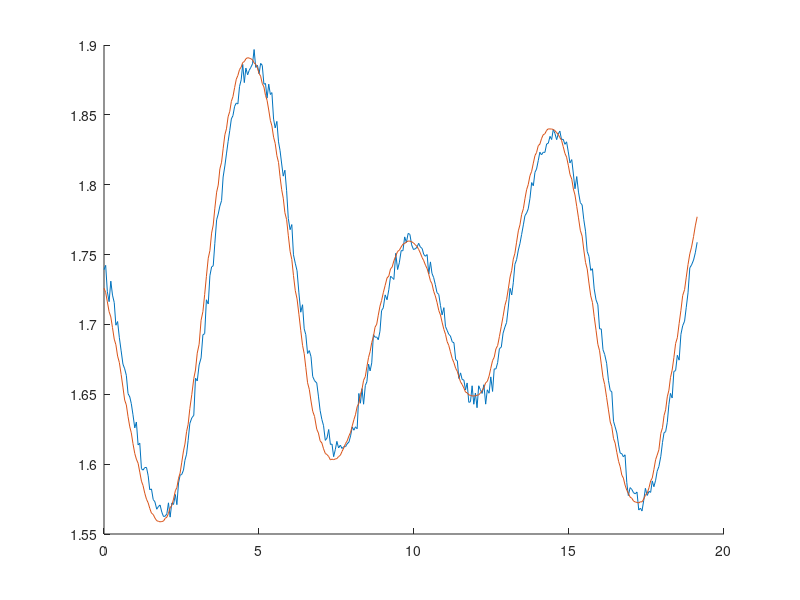

This figure's MATLAB source: (Note: this script raises an error after producing the figure.)
clear; clc;
%v_pos_dist = importdata("log_v_pos_dist.txt");
%v_vel_dist = importdata("log_v_vel_dist.txt");
%v_vel_dist_lp = importdata("log_v_vel_dist_lp.txt");
%v_pos_dist = importdata("log_v_pos_dist_3_wave.txt");
%v_vel_dist = importdata("log_v_vel_dist_3_wave.txt");
%v_vel_dist_lp = importdata("log_v_vel_dist_lp_3_wave.txt");
%v_vel_aruco = importdata("log_v_vel_aruco_3_wave.txt");
%v_land = importdata("log_v_good_land.txt");
% v_pitch = importdata("log_pitch.txt");
% v_dist = importdata("log_dist.txt");
% v_roll = importdata("log_roll.txt");
% dist_test = importdata("dist_test_no_movement.txt");
% xy_cor = importdata("xy_cor_pic.txt");
dist_motion = importdata("dist_motion_no_delay.txt")
x = importdata("log_x.txt");
%x(:,1) = [];
%v(:,1) = [];
%x(1:10,:) = [];
%v(1,:) = [];
%dist_test(1:50,:)=[]

% figure(1)
% subplot(2,3,1)
% plot(x(:,1)-5)
% hold on;
% plot(x(:,3))
% title('altitude drone')
% subplot(2,3,2)
% plot(x(:,2))
% title('velocity drone')
% subplot(2,3,3)
% plot(x(:,3))
% title('altitude ship')
% subplot(2,3,4)
% plot(x(:,4))
% title('velocity ship')
% subplot(2,3,5)
% plot(x(:,5))
% title('acceleration ship')
% figure(1)
% hold on;
% plot(v_pitch(:,5), v_pitch(:,1)) %Roll gt
% plot(v_pitch(:,5), v_pitch(:,3)-pi) %Roll est
% 
% figure(2)
% hold on;
% 
% 
% plot(v_pitch(:,5), v_pitch(:,2)) %Pitch gt
% plot(v_pitch(:,5), -v_pitch(:,4)- v_pitch(:,7)-0.013) %Pitch est
% %plot(v_pitch(:,5), v_pitch(:,8)/20) %Ship alt
% ylabel({'Angle [Radians]'});
% xlabel({'Time [s]'});
% title({'Pitch estimation with ground truth'});

%FFT
% Y = fft(v_pitch(:,4));
% L = 752;
% Fs = 12
% P2 = abs(Y/L);
% P1 = P2(1:L/2+1);
% P1(2:end-1) = 2*P1(2:end-1);
% figure (11)
% f = Fs*(0:(L/2))/L;
% plot(f,P1) 
% title('Single-Sided Amplitude Spectrum of X(t)')
% xlabel('f (Hz)')
% ylabel('|P1(f)|')


% figure(3)
% plot(v_vel_dist(:,1))
% hold on;
% plot(v_vel_dist(:,2)-1.4)

% figure(4)
% plot(v_pos_dist(:,3)-5)
% hold on;
% plot(v_vel_dist(:,3)-5)
% plot(v_vel_dist_lp(:,3)-5)
% xlim([0 800])
% legend('dist pos cont', 'dist vel cont', 'dist vel cont lp')
% 
% figure(5)
% plot(v_vel_aruco(:,3)-5)
% hold on;
% plot(v_vel_aruco(:,4)-5)
% plot(v_vel_aruco(:,4)-v_vel_aruco(:,3))
% xlim([0 800])
% legend('dist aruco', 'dist ground truth', 'dist diff')
% figure(6)
% plot(v_vel_aruco(:,1))
% hold on;
% plot(v_vel_aruco(:,2)-1.4)
% legend('drone pos', 'ship pos')

% figure(7)
% plot(v_vel(:,4), v_vel(:,1)-1.12-(4-1.12))
% hold on
% plot(v_vel(:,4), v_vel(:,2))

% figure(8)
% plot(v_land(:,1))
% hold on;
% plot(v_land(:,2)-6)
% legend('drone pos', 'ship pos')

% figure(9)
% plot(v_dist(:,4), v_dist(:,2))
% hold on;
% plot(v_dist(:,4), v_dist(:,3))
% ylabel({'Distance [m]'});
% xlabel({'Time [s]'});
% title({'Measurement of distance between ship and drone using aruco marker'});
% 
% avg_error = mean(abs(v_dist(:,2)-v_dist(:,3)))
% std_error = std(v_dist(:,2)-v_dist(:,3))

% figure(10)
% hold on;
% plot(v_roll(:,4),v_roll(:,1)-0.3)
% plot(v_roll(:,4), v_roll(:,2)-pi) %Roll est
% 
% max_error = max(abs(v_roll(:,2)-pi+0.3))

% figure(11)
% hold on;
% plot(dist_test(:,3), dist_test(:,1)+0.17) %Distance aruco marker
% plot(dist_test(:,3), dist_test(:,2)) %Drones own position
% 
% figure (12)
% hold on;
% plot(xy_cor(:,3)-xy_cor(1,3), xy_cor(:,1)) %X_cor from aruco
% plot(xy_cor(:,3)-xy_cor(1,3), xy_cor(:,2)) %y_cor from aruco
% plot(xy_cor(:,3)-xy_cor(1,3), xy_cor(:,4)) %x_pos drone
% plot(xy_cor(:,3)-xy_cor(1,3), xy_cor(:,5)) %y_pos drone

figure(13)
hold on;
plot(dist_motion(:,3)-dist_motion(1,3), dist_motion(:,1)+0.21) %Distance aruco marker
plot(dist_motion(:,3)-dist_motion(1,3), dist_motion(:,2)-dist_motion(:,4)) %Ground truth
%%
avg_dist_pos = mean(abs(v_pos_dist(1:800,3)-5))
avg_dist_vel = mean(abs(v_vel_dist(1:800,3)-5))
avg_dist_vel_lp = mean(abs(v_vel_dist_lp(1:800,3)-5))
std_dist_pos = std(abs(v_pos_dist(1:800,3)-5))
std_dist_vel = std(abs(v_vel_dist(1:800,3)-5))
std_dist_vel_lp = std(abs(v_vel_dist_lp(1:800,3)-5))


